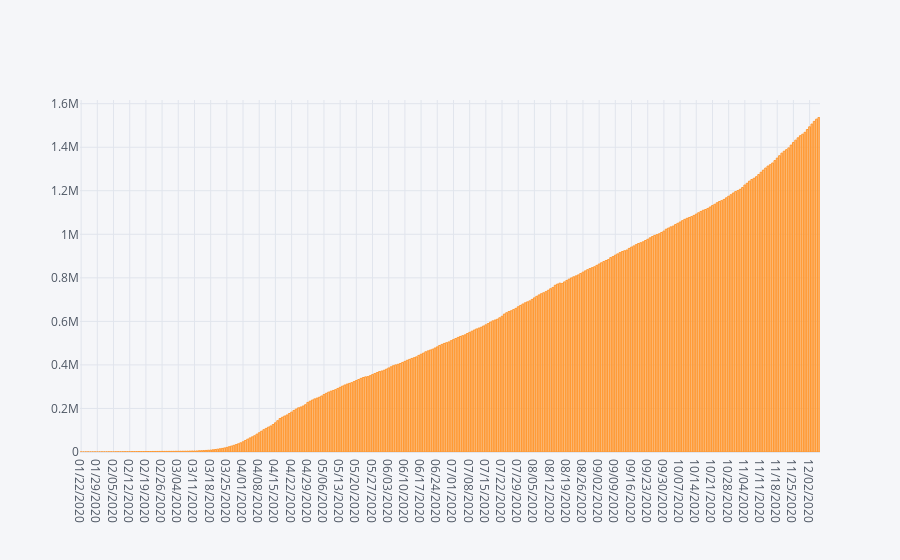

This figure's notebook cell:
### Code cell
#visualizing using plotly
death_cases.iplot(kind = 'bar', x = 'Date', y = 'Deaths')

### Figure 1 — Plotly figure (JSON) as saved in the notebook; plotly's stock layout.template omitted (floating-point values rounded to 4 significant figures; data arrays with more than 128 entries replaced by an {"elided": "..."} marker saying what was removed)
{"data": [{"marker": {"color": "rgba(255, 153, 51, 0.6)", "line": {"color": "rgba(255, 153, 51, 1.0)", "width": 1}}, "name": "Deaths", "orientation": "v", "text": "", "type": "bar", "x": {"elided": "320 str values"}, "y": {"elided": "320 int values"}}], "layout": {"legend": {"bgcolor": "#F5F6F9", "font": {"color": "#4D5663"}}, "paper_bgcolor": "#F5F6F9", "plot_bgcolor": "#F5F6F9", "title": {"font": {"color": "#4D5663"}}, "xaxis": {"gridcolor": "#E1E5ED", "showgrid": true, "tickfont": {"color": "#4D5663"}, "title": {"font": {"color": "#4D5663"}, "text": ""}, "zerolinecolor": "#E1E5ED"}, "yaxis": {"gridcolor": "#E1E5ED", "showgrid": true, "tickfont": {"color": "#4D5663"}, "title": {"font": {"color": "#4D5663"}, "text": ""}, "zerolinecolor": "#E1E5ED"}}}
